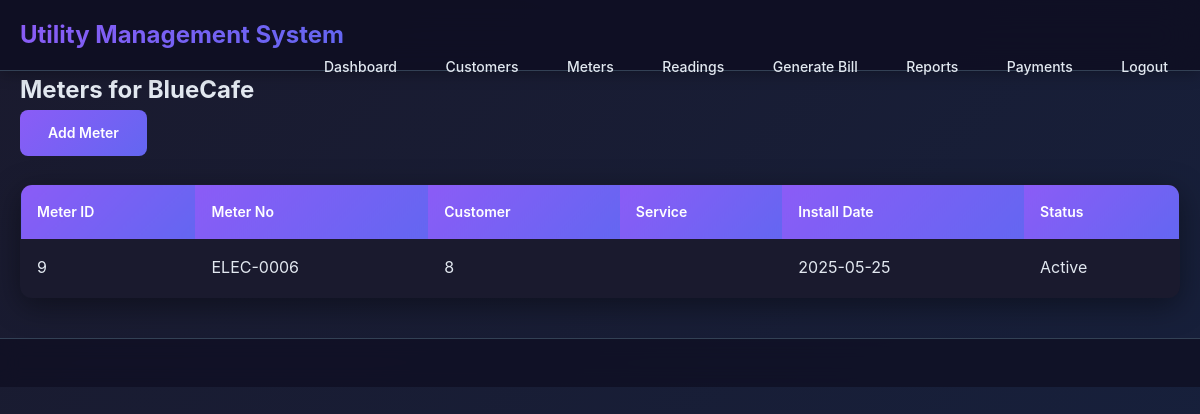
Page /public/meters.php?customer_id=8 (signed in) on the committed database.
### tables this page shows
CREATE TABLE customer (
  customer_id INT AUTO_INCREMENT PRIMARY KEY,
  customer_type ENUM('Household','Business','Government') NOT NULL,
  name VARCHAR(150) NOT NULL,
  address TEXT,
  city VARCHAR(100),
  phone VARCHAR(20),
  email VARCHAR(100),
  created_at DATETIME DEFAULT CURRENT_TIMESTAMP
);

CREATE TABLE meter (
  meter_id INT AUTO_INCREMENT PRIMARY KEY,
  meter_no VARCHAR(50) NOT NULL UNIQUE,
  customer_id INT NOT NULL,
  service_id INT NOT NULL,
  install_date DATE,
  status ENUM('Active','Inactive','Disconnected') DEFAULT 'Active',
  FOREIGN KEY (customer_id) REFERENCES customer(customer_id) ON DELETE CASCADE,
  FOREIGN KEY (service_id) REFERENCES service(service_id) ON DELETE RESTRICT
);

### public/meters.php (the view, shortened to what this page needs)
<?php
require_once __DIR__ . '/../includes/config.php';
require_once __DIR__ . '/../includes/header.php';
$customer_id = intval($_GET['customer_id'] ?? 0);
if ($customer_id) {
    $stmt = $pdo->prepare("SELECT * FROM meter WHERE customer_id = :cid");
    $stmt->execute([':cid'=>$customer_id]);
    $meters = $stmt->fetchAll();
    $cust = $pdo->prepare("SELECT name FROM customer WHERE customer_id = :cid");
    $cust->execute([':cid'=>$customer_id]);
    $custname = $cust->fetchColumn();
    echo "<h2>Meters for " . htmlspecialchars($custname) . "</h2>";
    echo "<a class='btn' href='add_meter.php?customer_id={$customer_id}'>Add Meter</a>";
}
?>
<table class="table">
  <thead><tr><th>Meter ID</th><th>Meter No</th><th>Customer</th><th>Service</th><th>Install Date</th><th>Status</th></tr></thead>
  <tbody>
    <?php foreach($meters as $m): ?>
    <tr>
      <td><?= $m['meter_id'] ?></td>
      <td><?= htmlspecialchars($m['meter_no']) ?></td>
      <td><?= htmlspecialchars($m['customer_name'] ?? ($m['customer_id']??'')) ?></td>
      <td><?= htmlspecialchars($m['service_name'] ?? '') ?></td>
      <td><?= htmlspecialchars($m['install_date']) ?></td>
      <td><?= $m['status'] ?></td>
    </tr>
    <?php endforeach; ?>
  </tbody>
</table>
<?php require_once __DIR__ . '/../includes/footer.php'; ?>

### assets/css/style.css (style rules this page uses)
:root { --max-width: 1200px; --primary: #8b5cf6; --primary-dark: #7c3aed; --secondary: #ec4899; --accent: #f59e0b; --success: #10b981; --warning: #f59e0b; --error: #ef4444; --info: #06b6d4; --dark: #0f0f23; --dark-light: #1a1a2e; --dark-lighter: #252547; --light: #e2e8f0; --light-muted: #94a3b8; --gray-100: #1e293b; --gray-200: #334155; --gray-300: #475569; --gray-400: #64748b; --gray-500: #94a3b8; --gray-600: #cbd5e1; --gradient-primary: linear-gradient(135deg, #8b5cf6 0%, #6366f1 100%); --gradient-secondary: linear-gradient(135deg, #ec4899 0%, #f97316 100%); --gradient-accent: linear-gradient(135deg, #f59e0b 0%, #eab308 100%); --gradient-dark: linear-gradient(135deg, #1a1a2e 0%, #16213e 100%); --shadow-sm: 0 2px 15px rgba(0, 0, 0, 0.3); --shadow-md: 0 8px 30px rgba(0, 0, 0, 0.4); --shadow-lg: 0 16px 50px rgba(0, 0, 0, 0.5); --border-radius: 12px; --border-radius-lg: 16px; }
* { box-sizing: border-box; margin: 0; padding: 0; }
body { font-family: 'Inter', 'Segoe UI', Arial, sans-serif; background: var(--gradient-dark); margin: 0; color: var(--light); line-height: 1.6; min-height: 100vh; }
.btn { display: inline-block; padding: 12px 28px; background: var(--gradient-primary); color: white; border-radius: 8px; border: none; cursor: pointer; text-decoration: none; font-weight: 600; font-size: 14px; transition: all 0.3s ease; position: relative; overflow: hidden; }
.btn::before { content: ''; position: absolute; top: 0; left: -100%; width: 100%; height: 100%; background: linear-gradient(90deg, transparent, rgba(255,255,255,0.2), transparent); transition: left 0.5s; }
.table { width: 100%; border-collapse: collapse; margin-top: 20px; background: var(--dark-light); border-radius: var(--border-radius); overflow: hidden; box-shadow: var(--shadow-md); border: 1px solid var(--gray-200); }
.table th { background: var(--gradient-primary); color: white; padding: 16px; text-align: left; font-weight: 600; font-size: 14px; }
.table td { padding: 16px; border-bottom: 1px solid var(--gray-200); color: var(--light); }
.table tr:last-child td { border-bottom: none; }
.login-box, .card, .table { animation: fadeInUp 0.6s ease-out; }
::placeholder { color: var(--gray-400); }

### rows in the picture
customer: name "BlueCafe"
meter: meter_id "9", meter_no "ELEC-0006", customer "8", install_date "2025-05-25", status "Active"
